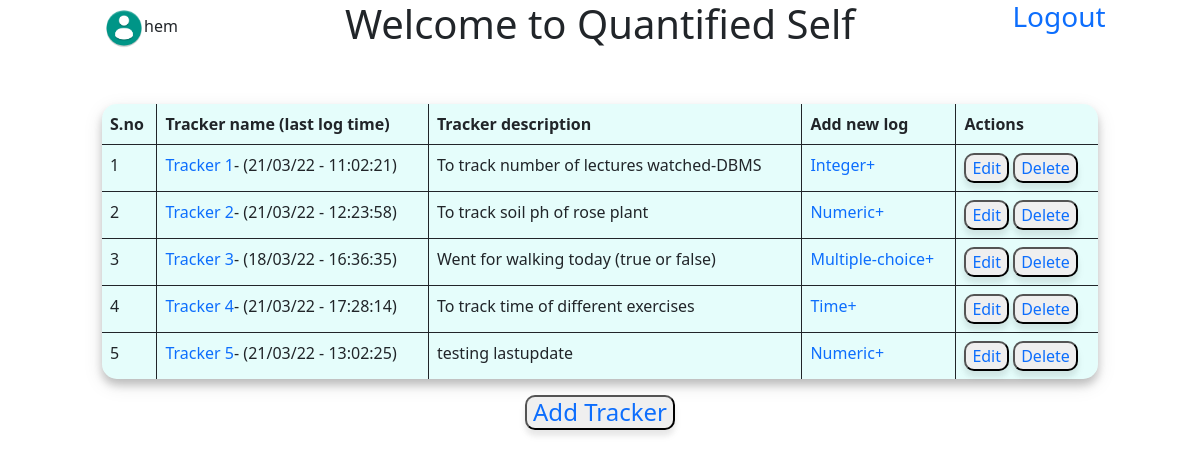
Screenshot of /main (signed in) with the database file from the repository.
### database.py (models this page shows)
class User(db.Model,UserMixin):
    id=db.Column(db.Integer,primary_key=True,autoincrement=True)
    username=db.Column(db.String,nullable=False,unique=True)
    password=db.Column(db.String,nullable=False)
    trackers=db.relationship("tracker",cascade='all',backref="parent")

class tracker(db.Model):
    user_id=db.Column(db.Integer,db.ForeignKey('user.id'),nullable=False)
    tracker_id=db.Column(db.Integer,primary_key=True,autoincrement=True)
    name=db.Column(db.String(30),nullable=False)
    desc=db.Column(db.String)
    type=db.Column(db.String,nullable=False)
    settings=db.Column(db.String)
    lastupdate=db.Column(db.DateTime)
    logs=db.relationship("log",cascade='all', backref="parent")

### main.py (the view)
@app.route('/main')
@login_required
def main():
    return render_template('main.html',user=current_user,datetime=datetime)

### main.py (called while the page is built)
@login_manager.user_loader
def load_user(id):
    return User.query.get(int(id))

### templates/main.html (shortened to what this page needs)
<!DOCTYPE html>
<html lang="en" dir="ltr">
  <head>
    <link href="https://cdn.jsdelivr.net/npm/bootstrap@5.0.2/dist/css/bootstrap.min.css" rel="stylesheet">
    <link rel="stylesheet" href="/static/main.css">
  </head>
  <body>
    <div class="row">
      <div class="col-sm-3 d-flex justify-content-center">
        <span class="align-self-center"><img src='/static/userimg.png' width="40px" height="40px" />{{user.username}}</span>
      </div>
      <div class="col-sm-6 d-flex justify-content-center">
        <h1>Welcome to Quantified Self</h1>
      </div>
      <div class="col-sm-3 d-flex justify-content-center">
        <a class="h3" href="/logout" align="right">Logout</a>
      </div>
    </div>
    <br>
    <br>
    <div class="row main ">
      <div class="col-10 offset-1">
        <table class='table table-bordered tracker_table'>
          <thead>
            <tr>
              <th>S.no</th>
              <th>Tracker name (last log time)</th>
              <th>Tracker description</th>
              <th>Add new log</th>
              <th>Actions</th>
            </tr>
          </thead>
          <tbody>
            {% for t in user.trackers %}
            <tr>
              <td>{{loop.index}}</td>
              <td><a href="/tracker/{{t.tracker_id}}">{{t.name}}</a>- {% if t.lastupdate %}({{datetime.strftime(t.lastupdate,'%d/%m/%y - %H:%M:%S')}}){% else %} (-/-/- -:-:-) {% endif %}</td>
              <td>{{t.desc}}</td>
              <td><a href="/{{t.tracker_id}}/log/add">{{t.type}}+</a></td>
              <td>
                <button type="button" value="edit"><a href="/tracker/{{t.tracker_id}}/update">Edit</a></button>
                <button type="button" value="delete"><a href="/tracker/{{t.tracker_id}}/delete">Delete</a></button>
              </td>
            </tr>
            {% endfor %}
          </tbody>
        </table>
        <div class="text-center">
          <button class="button" type="button" name="button"><a class="h4" href="/tracker/add">Add Tracker</a> </button>
        </div>
      </div>
    </div>
  </body>
</html>

### static/main.css (style rules this page uses)
.table { box-shadow: 0 6px 8px 0 rgba(0, 0, 0, 0.2), 0 6px 20px 0 rgba(0, 0, 0, 0.1); background-color: #8bf7ed38; border-radius: 15px; border: hidden; }
button { box-shadow: 0 6px 8px 0 rgba(0, 0, 0, 0.05), 0 6px 5px 0 rgba(0, 0, 0, 0.05); border-radius: 10px; }
a { text-decoration: none; }

### rows the page displays
User: username "hem"
tracker: name "Tracker 1", strftime "21/03/22 - 11:02:21", desc "To track number of lectures watched-DBMS", type "Integer"
tracker: name "Tracker 2", strftime "21/03/22 - 12:23:58", desc "To track soil ph of rose plant", type "Numeric"
tracker: name "Tracker 3", strftime "18/03/22 - 16:36:35", desc "Went for walking today (true or false)", type "Multiple-choice"
tracker: name "Tracker 4", strftime "21/03/22 - 17:28:14", desc "To track time of different exercises", type "Time"
tracker: name "Tracker 5", strftime "21/03/22 - 13:02:25", desc "testing lastupdate", type "Numeric"
